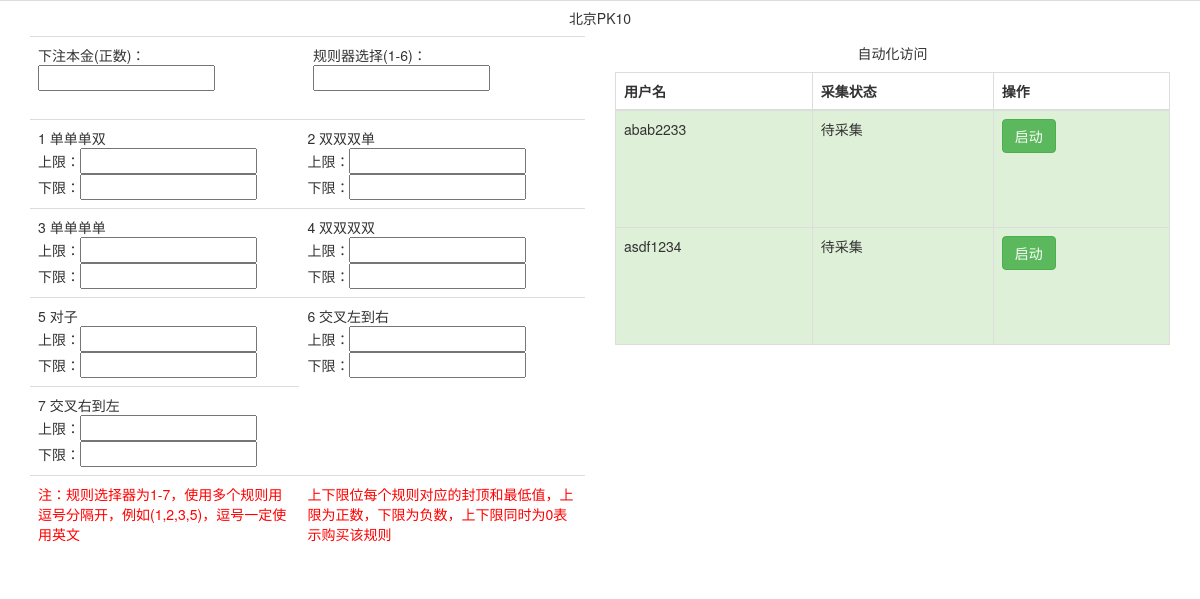
/auto_main/, run on the app's committed database.
### auto_visit/models.py (models this page shows)
class ProbUser(models.Model):
    user_id =  models.IntegerField()
    user_name = models.CharField(max_length=30)    #主键
    user_password =  models.CharField(max_length=30)
    user_status = models.BooleanField()

### auto_visit/main.py (the view)
# urls.py: url(r'^auto_main/$', auto_visit.main.auto_admin),
def auto_admin(request):
    prob_user_list =  ProbUser.objects.all()
    for prob_user in prob_user_list:
        c  = ThreadControl()
        try:
            status = c.is_alive(prob_user.user_name)
            if status:
                prob_user.user_status = 1
                prob_user.save()
            else:
                prob_user.user_status = 0
                prob_user.save()
        except:
            print prob_user.user_name, " not start"
            prob_user.user_status = 0
            prob_user.save()
    return render_to_response('auto_main.html',{"prob_user_list":prob_user_list})

### auto_visit/thread.py (called while the page is built)
    def is_alive(self,thread_num):
        tt = self.current_thread[str(thread_num)]
        return tt.isAlive()

### templates/auto_main.html (shortened to what this page needs)
<!DOCTYPE html>
<html>
<head lang="en">
    <link href="http://cdn.bootcss.com/twitter-bootstrap/3.0.3/css/bootstrap.min.css" rel="stylesheet">
</head>
<body>
<div class="container">
	<div class="row clearfix">
		<div class="col-md-12 column">
			<h5 align="center">
				北京PK10
			</h5>
			<div class="row clearfix">
				<div class="col-md-6 column">
                <form action="/index/" method="post" id="user_form">
                <table class="table ">
                    <tr>
                        <td>
                            下注本金(正数)：<input type="number" id="in_monery_id" name="in_monery" value="{{ p_monery }}">
                        </td>
                        <td>
                            规则器选择(1-6)：<input type="text" id="in_rule_id" name="in_rule" value="{{ p_rule }}">
                        </td>
                    </tr>
                </table>
                    <table class="table">
                        <tr>
                        <td>
                            1 单单单双<br>
                            上限：<input type="number" id="in_upper_monery_id_1" name="in_upper_monery_1" value="{{ p_upper_monery_1 }}"><br>
                            下限：<input type="number" id="in_lower_monery_id_1" name="in_lower_monery_1" value="{{ p_lower_monery_1 }}">
                        </td>
                        <td>
                            2 双双双单<br>
                            上限：<input type="number" id="in_upper_monery_id_2" name="in_upper_monery_2" value="{{ p_upper_monery_2 }}"><br>
                            下限：<input type="number" id="in_lower_monery_id_2" name="in_lower_monery_2" value="{{ p_lower_monery_2 }}">
                        </td>
                        </tr>
                        <tr>
                        <td>
                            3 单单单单<br>
                            上限：<input type="number" id="in_upper_monery_id_3" name="in_upper_monery_3" value="{{ p_upper_monery_3 }}"><br>
                            下限：<input type="number" id="in_lower_monery_id_3" name="in_lower_monery_3" value="{{ p_lower_monery_3 }}">
                        </td>
                        <td>
                            4 双双双双
                            <br>
                            上限：<input type="number" id="in_upper_monery_id_4" name="in_upper_monery_4" value="{{ p_upper_monery_4 }}"><br>
                            下限：<input type="number" id="in_lower_monery_id_4" name="in_lower_monery_4" value="{{ p_lower_monery_4 }}">
                        </td>
                        </tr>
                    <tr>
                        <td>
                            5 对子
                            <br>
                            上限：<input type="number" id="in_upper_monery_id_5" name="in_upper_monery_5" value="{{ p_upper_monery_5 }}"><br>
                            下限：<input type="number" id="in_lower_monery_id_5" name="in_lower_monery_5" value="{{ p_lower_monery_5 }}">
                        </td>
                        <td>
                            6 交叉左到右
                            <br>
                            上限：<input type="number" id="in_upper_monery_id_6" name="in_upper_monery_6" value="{{ p_upper_monery_6 }}"><br>
                            下限：<input type="number" id="in_lower_monery_id_6" name="in_lower_monery_6" value="{{ p_lower_monery_6 }}">
                        </td>
                    </tr>
                    <tr>
                        <td>
                            7 交叉右到左
                            <br>
                            上限：<input type="number" id="in_upper_monery_id_7" name="in_upper_monery_7" value="{{ p_upper_monery_7 }}"><br>
                            下限：<input type="number" id="in_lower_monery_id_7" name="in_lower_monery_7" value="{{ p_lower_monery_7 }}">
                        </td>
                    </tr>
                        <tr style="color: red">
                            <td>
                                注：规则选择器为1-7，使用多个规则用逗号分隔开，例如(1,2,3,5)，逗号一定使用英文
                            </td>
                            <td>
                                上下限位每个规则对应的封顶和最低值，上限为正数，下限为负数，上下限同时为0表示购买该规则
                            </td>
                        </tr>
                    </table>
                </form>
				</div>
				<div class="col-md-6 column">
					<h5 align="center">
						自动化访问
					</h5>
                    <table style="BORDER-COLLAPSE: collapse" cellSpacing=1 cellPadding=6 width="100%" height=273 class="table table-striped table-bordered">
						<thead>
							<tr>
								<th>
									用户名
								</th>
								<th>
									采集状态
								</th>
								<th>
									操作
								</th>
							</tr>
						</thead>
						<tbody>
                            {% for user in prob_user_list %}
                                <tr class="success">
                                    <td>
                                        {{ user.user_name }}
                                    </td>
                                    <td>
                                        {% if user.user_status %}
                                            <p>正在采集</p>
                                        {% else %}
                                            <p>待采集 </p>
                                        {% endif %}
                                    </td>
                                    <td>
                                        {% if user.user_status %}
                                                <button type="button" class="btn btn-default btn-danger " onclick="stop_thread('{{ user.user_name }}')">停止</button>
                                        {% else %}
                                                <button type="button" class="btn btn-default btn-success" onclick="start_thread( '{{ user.user_name }}' )">启动</button>
                                        {% endif %}
                                    </td>
                                </tr>
                            {% endfor %}
						</tbody>
					</table>
				</div>
			</div>
		</div>
	</div>
</div>
</body>
</html>

### data on the page
ProbUser: user_name "abab2233", user_status "待采集"
ProbUser: user_name "asdf1234", user_status "待采集"
